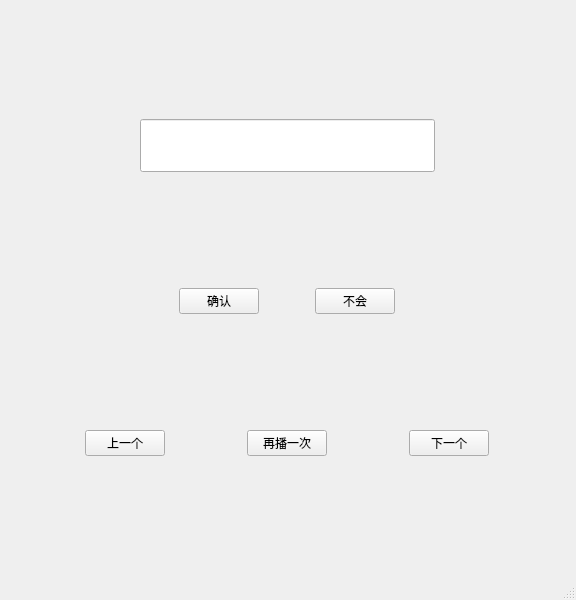
<?xml version="1.0" encoding="UTF-8"?>
<ui version="4.0">
 <class>MainWindow</class>
 <widget class="QMainWindow" name="MainWindow">
  <property name="geometry">
   <rect>
    <x>0</x>
    <y>0</y>
    <width>576</width>
    <height>600</height>
   </rect>
  </property>
  <property name="windowTitle">
   <string>听写</string>
  </property>
  <widget class="QWidget" name="centralwidget">
   <layout class="QVBoxLayout" name="verticalLayout">
    <item>
     <layout class="QHBoxLayout" name="horizontalLayout_3">
      <item>
       <widget class="QLineEdit" name="lineEdit_2">
        <property name="enabled">
         <bool>true</bool>
        </property>
        <property name="sizePolicy">
         <sizepolicy hsizetype="Fixed" vsizetype="Fixed">
          <horstretch>0</horstretch>
          <verstretch>0</verstretch>
         </sizepolicy>
        </property>
        <property name="font">
         <font>
          <family>AR ESSENCE</family>
          <pointsize>24</pointsize>
         </font>
        </property>
       </widget>
      </item>
     </layout>
    </item>
    <item>
     <layout class="QHBoxLayout" name="horizontalLayout">
      <item>
       <spacer name="horizontalSpacer">
        <property name="orientation">
         <enum>Qt::Horizontal</enum>
        </property>
        <property name="sizeType">
         <enum>QSizePolicy::Fixed</enum>
        </property>
        <property name="sizeHint" stdset="0">
         <size>
          <width>120</width>
          <height>20</height>
         </size>
        </property>
       </spacer>
      </item>
      <item>
       <widget class="QPushButton" name="pushButton">
        <property name="sizePolicy">
         <sizepolicy hsizetype="Fixed" vsizetype="Fixed">
          <horstretch>0</horstretch>
          <verstretch>0</verstretch>
         </sizepolicy>
        </property>
        <property name="text">
         <string>确认</string>
        </property>
       </widget>
      </item>
      <item>
       <widget class="QPushButton" name="pushButton_2">
        <property name="sizePolicy">
         <sizepolicy hsizetype="Fixed" vsizetype="Fixed">
          <horstretch>0</horstretch>
          <verstretch>0</verstretch>
         </sizepolicy>
        </property>
        <property name="text">
         <string>不会</string>
        </property>
       </widget>
      </item>
      <item>
       <spacer name="horizontalSpacer_2">
        <property name="orientation">
         <enum>Qt::Horizontal</enum>
        </property>
        <property name="sizeType">
         <enum>QSizePolicy::Fixed</enum>
        </property>
        <property name="sizeHint" stdset="0">
         <size>
          <width>120</width>
          <height>20</height>
         </size>
        </property>
       </spacer>
      </item>
     </layout>
    </item>
    <item>
     <layout class="QHBoxLayout" name="horizontalLayout_2">
      <item>
       <widget class="QPushButton" name="pushButton_3">
        <property name="sizePolicy">
         <sizepolicy hsizetype="Fixed" vsizetype="Fixed">
          <horstretch>0</horstretch>
          <verstretch>0</verstretch>
         </sizepolicy>
        </property>
        <property name="text">
         <string>上一个</string>
        </property>
       </widget>
      </item>
      <item>
       <widget class="QPushButton" name="pushButton_4">
        <property name="sizePolicy">
         <sizepolicy hsizetype="Fixed" vsizetype="Fixed">
          <horstretch>0</horstretch>
          <verstretch>0</verstretch>
         </sizepolicy>
        </property>
        <property name="text">
         <string>再播一次</string>
        </property>
       </widget>
      </item>
      <item>
       <widget class="QPushButton" name="pushButton_5">
        <property name="sizePolicy">
         <sizepolicy hsizetype="Fixed" vsizetype="Fixed">
          <horstretch>0</horstretch>
          <verstretch>0</verstretch>
         </sizepolicy>
        </property>
        <property name="text">
         <string>下一个</string>
        </property>
       </widget>
      </item>
     </layout>
    </item>
   </layout>
  </widget>
  <widget class="QMenuBar" name="menubar">
   <property name="geometry">
    <rect>
     <x>0</x>
     <y>0</y>
     <width>576</width>
     <height>26</height>
    </rect>
   </property>
  </widget>
  <widget class="QStatusBar" name="statusbar"/>
 </widget>
 <resources/>
 <connections/>
</ui>
